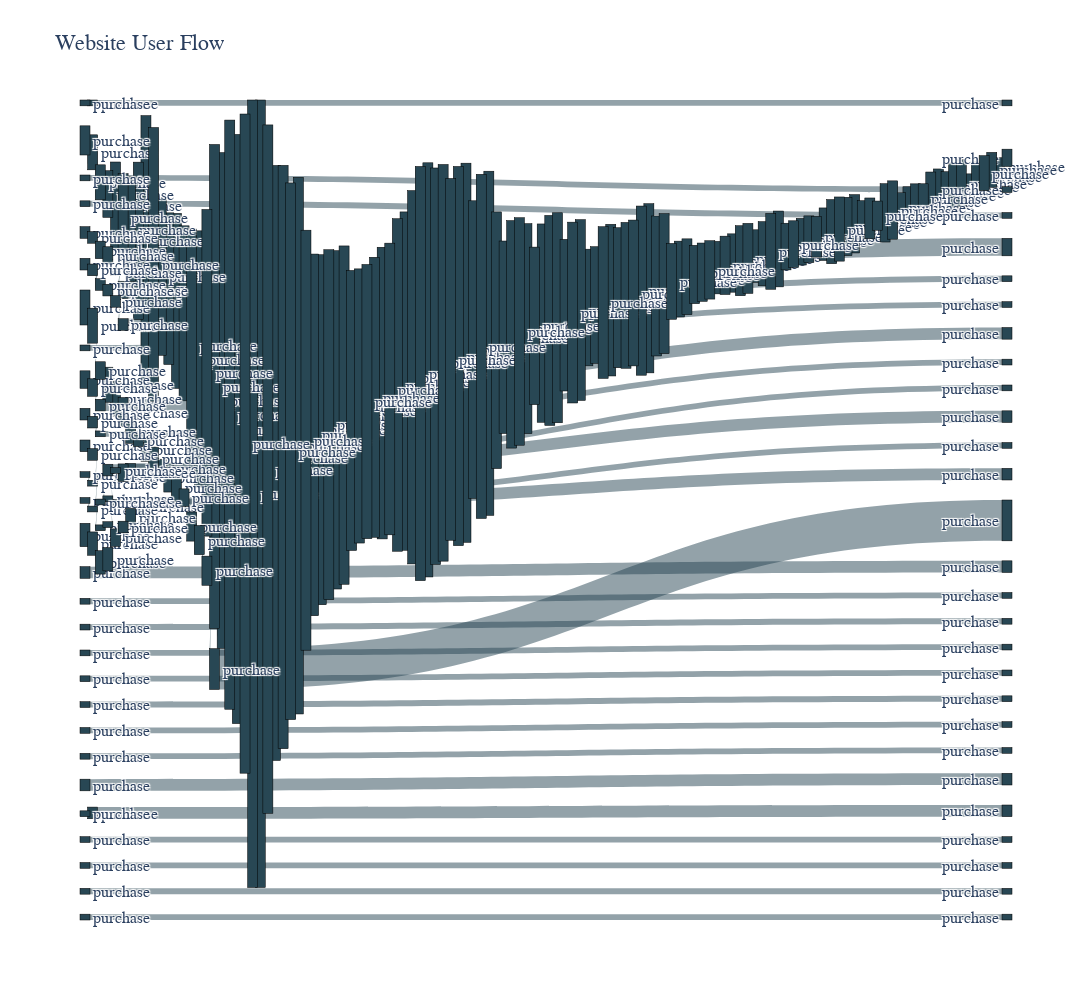

The notebook cell saved with this chart:
### Markdown cell above
### Visualising Snakey User Flow With Plotly

### Code cell
import plotly.graph_objects as go
import plotly.offline as py
import plotly.tools as tls
import plotly
import matplotlib.font_manager as fm
font_path = "/Users/behemoth/Desktop/Imperial/hso ---/workspace/Pangea-SemiBold.otf"
font_bold_path = "/Users/behemoth/Desktop/Imperial/hso ---/workspace/Pangea-Regular.otf"

link_colors = ['rgba' + color[3:-1] + ', 0.5)' for color in colors]  # Assuming opacity 0.8

# Create a list for link colors based on source node colors
link_colors = [link_colors[source] for source in sources]
# Load the custom fonts
prop = fm.FontProperties(fname=font_path)
prop_bold = fm.FontProperties(fname=font_bold_path)
py.init_notebook_mode(connected = True)
fig = go.Figure(data = [go.Sankey(
    node = dict(
        thickness = 10,  # default is 20
        line = dict(color = "black", width = 0.5),
        label = labels,
        color = colors
    ),
    visible = True,
    link=dict(
        source = sources,
        target = targets,
        value = values,
        label = time_to_next,
        hovertemplate = '%{value} unique users went from %{source.label} to %{target.label}.<br />' +
        '<br />It took them %{label} in average.<extra></extra>',
        color = link_colors
    ))])

fig.update_layout(title_text="Website User Flow", plot_bgcolor = 'white', autosize = False,
    width = 1500,
    height = 1000,
    font=dict(family=prop.get_name(), size=16),  # Changed label size to 16
    showlegend=True
    )

py.iplot(fig, filename = "test-graph")
import plotly.io as pio

pio.write_image(fig, "sankey_diagram.svg", format='svg')

### Figure 1 — Plotly figure (JSON) as saved in the notebook; plotly's stock layout.template omitted (floating-point values rounded to 4 significant figures; data arrays with more than 128 entries replaced by an {"elided": "..."} marker saying what was removed)
{"data": [{"link": {"color": {"elided": "201 str values"}, "hovertemplate": "%{value} unique users went from %{source.label} to %{target.label}.<br /><br />It took them %{label} in average.<extra></extra>", "label": {"elided": "201 str values"}, "source": {"elided": "201 int values"}, "target": {"elided": "201 int values"}, "value": {"elided": "201 int values"}}, "node": {"color": {"elided": "522 str values"}, "label": {"elided": "522 str values"}, "line": {"color": "black", "width": 0.5}, "thickness": 10}, "type": "sankey", "visible": true}], "layout": {"autosize": false, "font": {"family": "Pangea", "size": 16}, "height": 1000, "plot_bgcolor": "white", "showlegend": true, "title": {"text": "Website User Flow"}, "width": 1500}}
